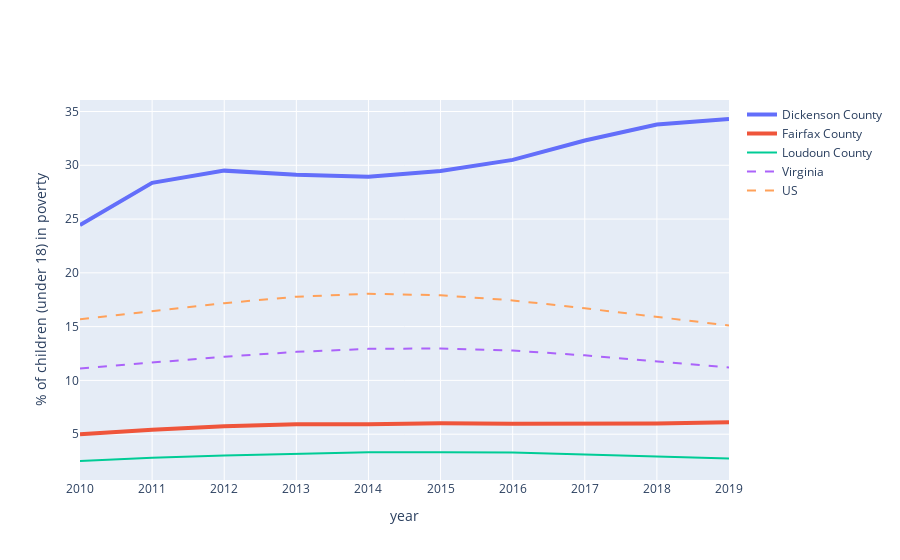

The cell this chart's notebook holds for it:
### Code cell
poverty = pd.read_csv('childrenpoverty.csv')
createFig(poverty, '% of children (under 18) in poverty')

### Figure 1 — Plotly figure (JSON) as saved in the notebook; plotly's stock layout.template omitted (floating-point values rounded to 4 significant figures)
{"data": [{"line": {"width": 4}, "mode": "lines", "name": "Dickenson County", "type": "scatter", "x": [2010, 2011, 2012, 2013, 2014, 2015, 2016, 2017, 2018, 2019], "y": [24.44, 28.37, 29.5, 29.11, 28.94, 29.47, 30.5, 32.3, 33.78, 34.3]}, {"line": {"width": 4}, "mode": "lines", "name": "Fairfax County", "type": "scatter", "x": [2010, 2011, 2012, 2013, 2014, 2015, 2016, 2017, 2018, 2019], "y": [4.99, 5.421, 5.736, 5.933, 5.924, 6.019, 5.976, 5.967, 6.002, 6.117]}, {"mode": "lines", "name": "Loudoun County", "type": "scatter", "x": [2010, 2011, 2012, 2013, 2014, 2015, 2016, 2017, 2018, 2019], "y": [2.507, 2.802, 3.017, 3.167, 3.31, 3.319, 3.305, 3.119, 2.905, 2.729]}, {"line": {"dash": "dash"}, "mode": "lines", "name": "Virginia", "type": "scatter", "x": [2010, 2011, 2012, 2013, 2014, 2015, 2016, 2017, 2018, 2019], "y": [11.11, 11.67, 12.2, 12.65, 12.93, 12.98, 12.77, 12.33, 11.78, 11.2]}, {"line": {"dash": "dash"}, "mode": "lines", "name": "US", "type": "scatter", "x": [2010, 2011, 2012, 2013, 2014, 2015, 2016, 2017, 2018, 2019], "y": [15.69, 16.44, 17.18, 17.78, 18.05, 17.92, 17.44, 16.7, 15.88, 15.11]}], "layout": {"xaxis": {"range": [2010, 2019], "title": {"text": "year"}}, "yaxis": {"title": {"text": "% of children (under 18) in poverty"}}}}
